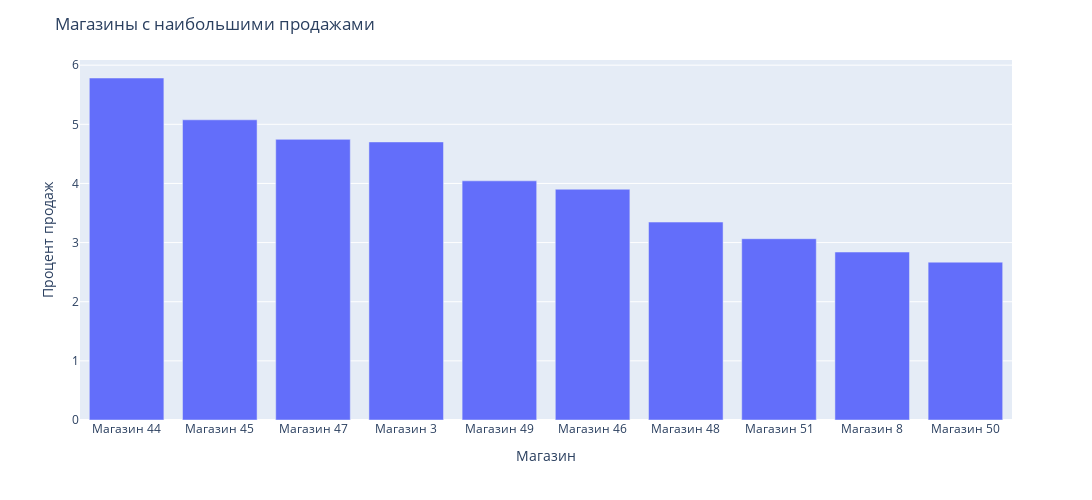

Notebook code cell kept with this figure:
### Code cell
fig = px.bar(stores_count.head(10), 
             x='store', 
             y='sales_percentage',
             labels={'store':'Магазин', 'sales_percentage': 'Процент продаж'},
             height=500,
             width=1200)

fig.update_layout(title_text='Магазины с наибольшими продажами')

fig.show()

display(Image(filename='img/best_shops.png', width=800))

### Figure 1 — Plotly figure (JSON) as saved in the notebook; plotly's stock layout.template omitted (floating-point values rounded to 4 significant figures)
{"data": [{"alignmentgroup": "True", "hovertemplate": "Магазин=%{x}<br>Процент продаж=%{y}<extra></extra>", "legendgroup": "", "marker": {"color": "#636efa", "pattern": {"shape": ""}}, "name": "", "offsetgroup": "", "orientation": "v", "showlegend": false, "textposition": "auto", "type": "bar", "x": ["Магазин 44", "Магазин 45", "Магазин 47", "Магазин 3", "Магазин 49", "Магазин 46", "Магазин 48", "Магазин 51", "Магазин 8", "Магазин 50"], "xaxis": "x", "y": [5.783, 5.076, 4.745, 4.702, 4.044, 3.902, 3.347, 3.065, 2.84, 2.669], "yaxis": "y"}], "layout": {"barmode": "relative", "height": 500, "legend": {"tracegroupgap": 0}, "margin": {"t": 60}, "title": {"text": "Магазины с наибольшими продажами"}, "width": 1200, "xaxis": {"anchor": "y", "domain": [0, 1], "title": {"text": "Магазин"}}, "yaxis": {"anchor": "x", "domain": [0, 1], "title": {"text": "Процент продаж"}}}}
